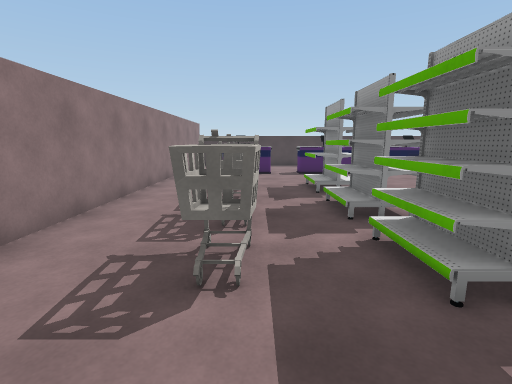
View 1 (above)

21 first-person views from a walk through a 3-D level made in the Unity game engine. The camera is 1.5 m above the floor, tilts 10° down and sees 85° across. The floor is counted in squares, 1 m on a side. Each view is taken from the middle of a square. On the plan, view 1 faces up. The plan holds only what a view shows up to about 14 squares ahead; the rest is blank. The place goes on beyond the plan. The player is left out.

View 2
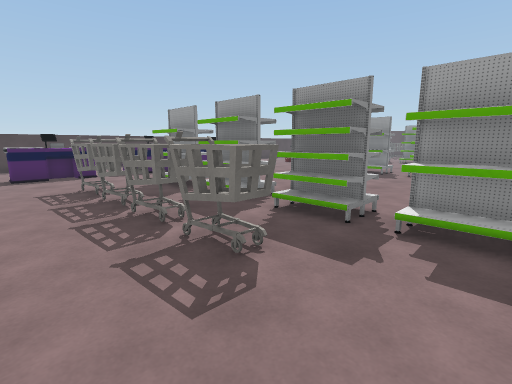

View 3
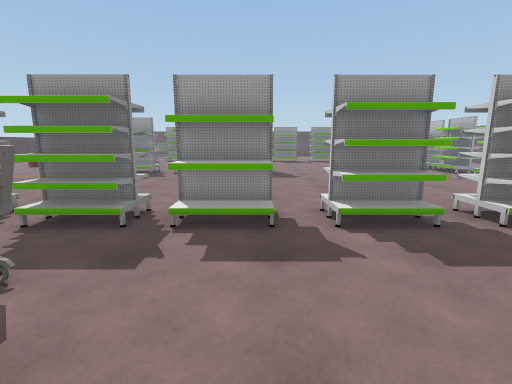

View 4
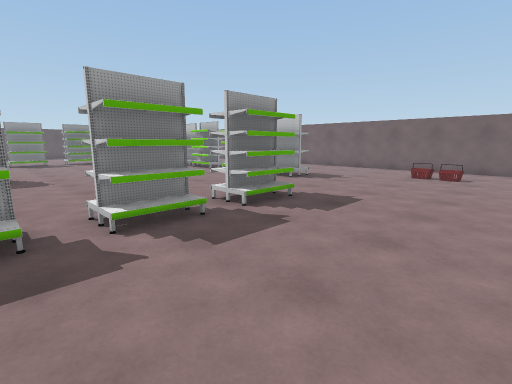

View 5
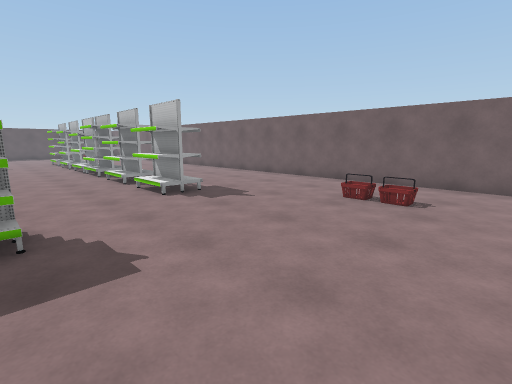

View 6
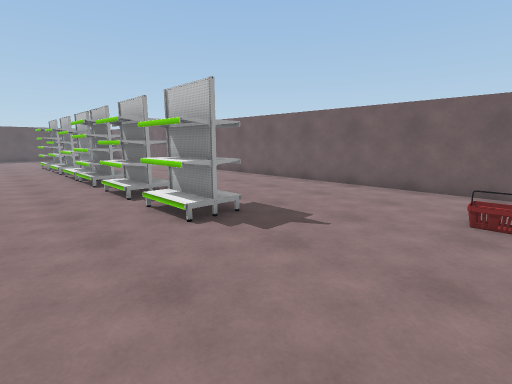

View 7
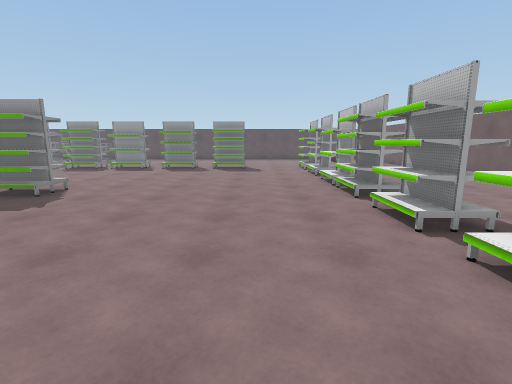

View 8
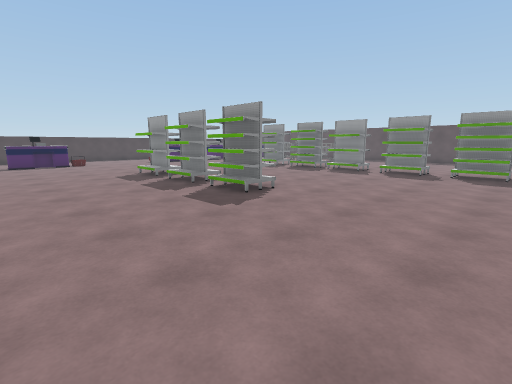

View 9
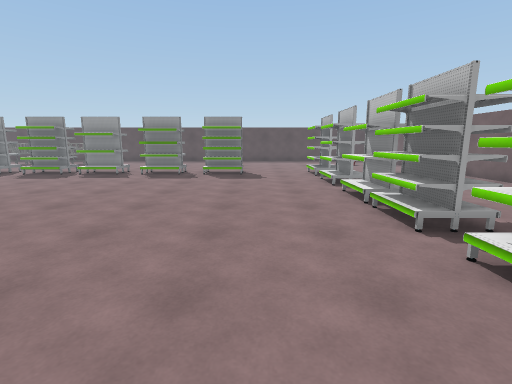

View 10
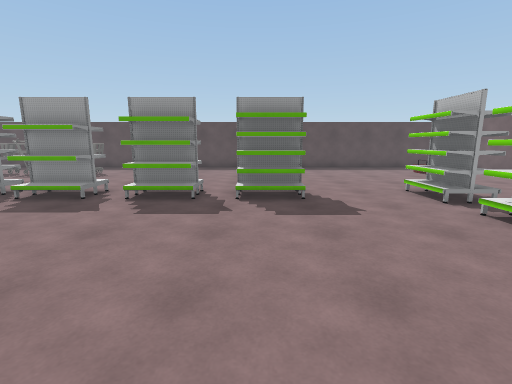

View 11
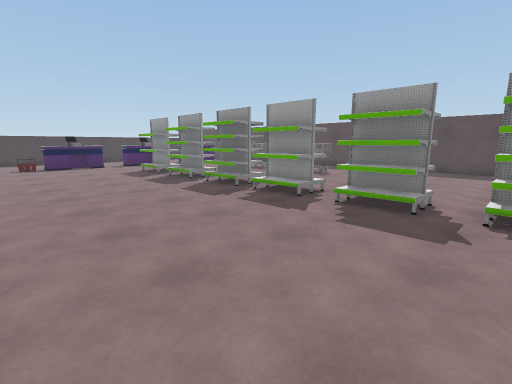

View 12
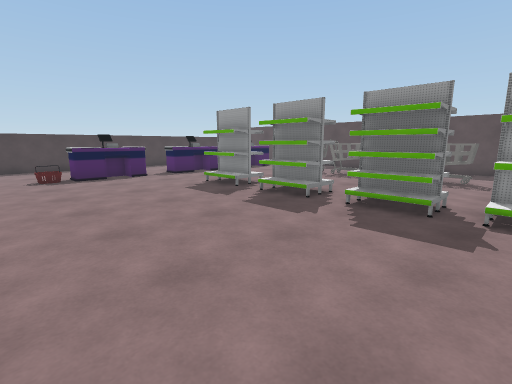

View 13
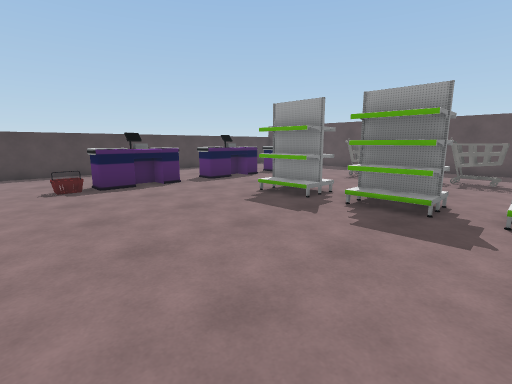

View 14
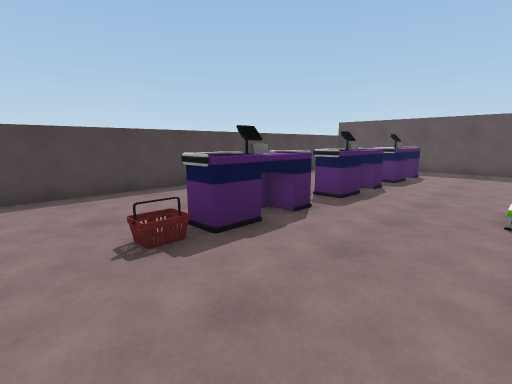

View 15
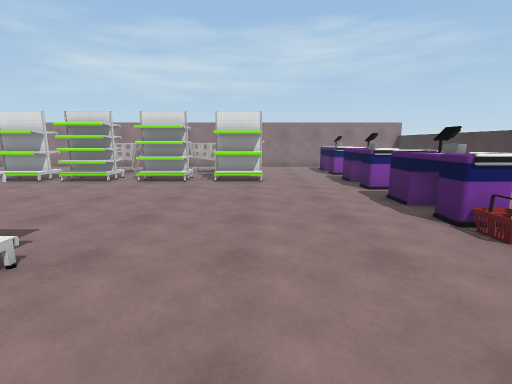

View 16
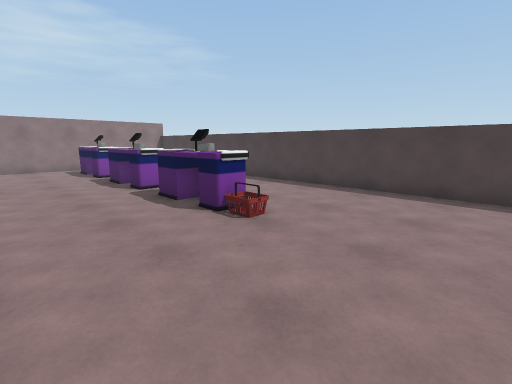

View 17
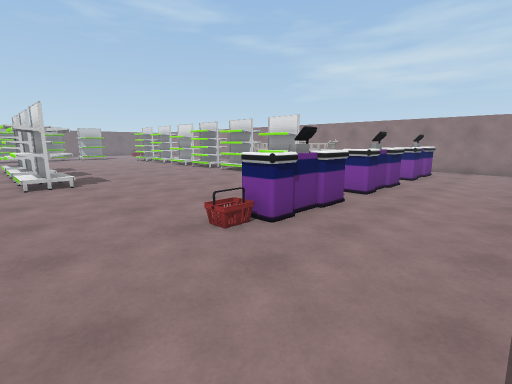

View 18
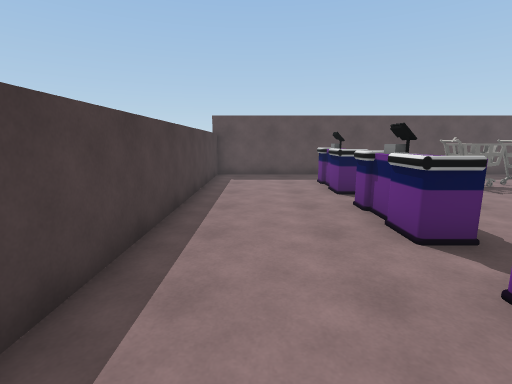

View 19
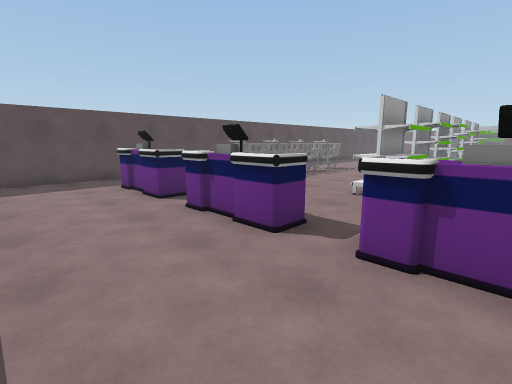

View 20
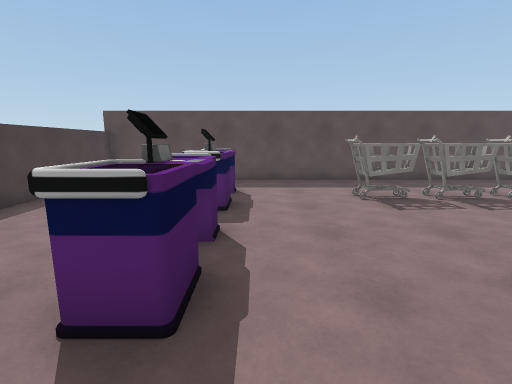

View 21
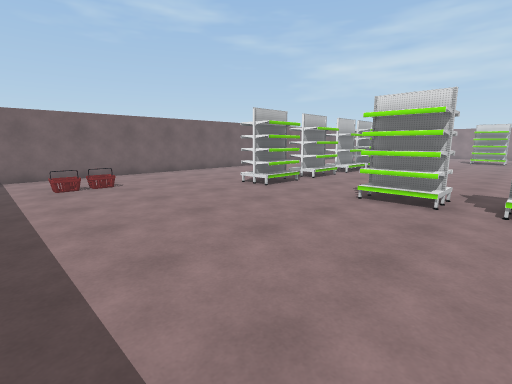

### Floor plan
Key: @ floor where view 1 was taken; # wall or solid block; . floor; R cash register; B basket; O other object.
Columns run from 4 left of view 1 to 30 right of it. Each row starts with its distance up from view 1.
 19   #################################
 18   .   ............................#
 17 #.................................#
 16 #.................................#
 15 #.RRR..R.R.R.R......R.R.RRR..R.R..#
 14 #.RRRRRRRRRRRRO....BRRR.RRRRRRRR..#
 13 #.................................#
 12 #.................................#
 11 #.................................#
 10 #..OO.OO...............OOO...OO...#
  9 #..OO.OO...............OOO...OO...#
  8 #..OO........................OO...#
  7 #..OO.OO.......OO......OO ...OO...#
  6 #..OO.OO.......OO......OOO...OO...#
  5 #..OO..........OO............OO...#
  4 #..OO.OO.......OO......OO ...OO...#
  3  ..OO.OO.......OO......OOO...OO...#
  2  ..............OO.................#
  1   ....OO.......OO......OO  ...
  0  . .@.OO.......OO......OOO...
 -1   .............OO.........        #
 -2  .....OO...............OO    .....#
 -3  .....O  ..............OOO........#
 -4  .................................#
 -5  .....OO...............OOO.......
 -6  .....O ...............OOO.......
 -7  ................................
 -8  ................................
 -9  ................................
-10  ........OO.OO.OOOOOOOOOOO.......
-11  ........O  OO.OOO  OOOOOO.......
-12  .......... ......      .........
-13  ..BB.............     ......BB..
-14  ................      ..........
-15  ................       ........
-16  ...............    ...  .......
-17  ##############   ######  ######

Where each view was taken, in squares from view 1:
view 1: 0 up, 0 right, facing up
view 2: 0 up, 3 left, facing up-right
view 3: 0 up, 3 left, facing right
view 4: 0 up, 3 left, facing down-right
view 5: 6 down, 3 left, facing down-right
view 6: 7 down, 0 right, facing down-right
view 7: 7 down, 3 right, facing right
view 8: 7 down, 5 right, facing up-right
view 9: 7 down, 6 right, facing right
view 10: 5 down, 12 right, facing right
view 11: 5 down, 13 right, facing up-right
view 12: 1 up, 13 right, facing up-right
view 13: 4 up, 13 right, facing up-right
view 14: 10 up, 13 right, facing up-right
view 15: 10 up, 14 right, facing left
view 16: 10 up, 14 right, facing up-left
view 17: 18 up, 13 right, facing down-left
view 18: 17 up, 16 right, facing right
view 19: 18 up, 17 right, facing down-right
view 20: 13 up, 18 right, facing right
view 21: 3 down, 28 right, facing down-left
